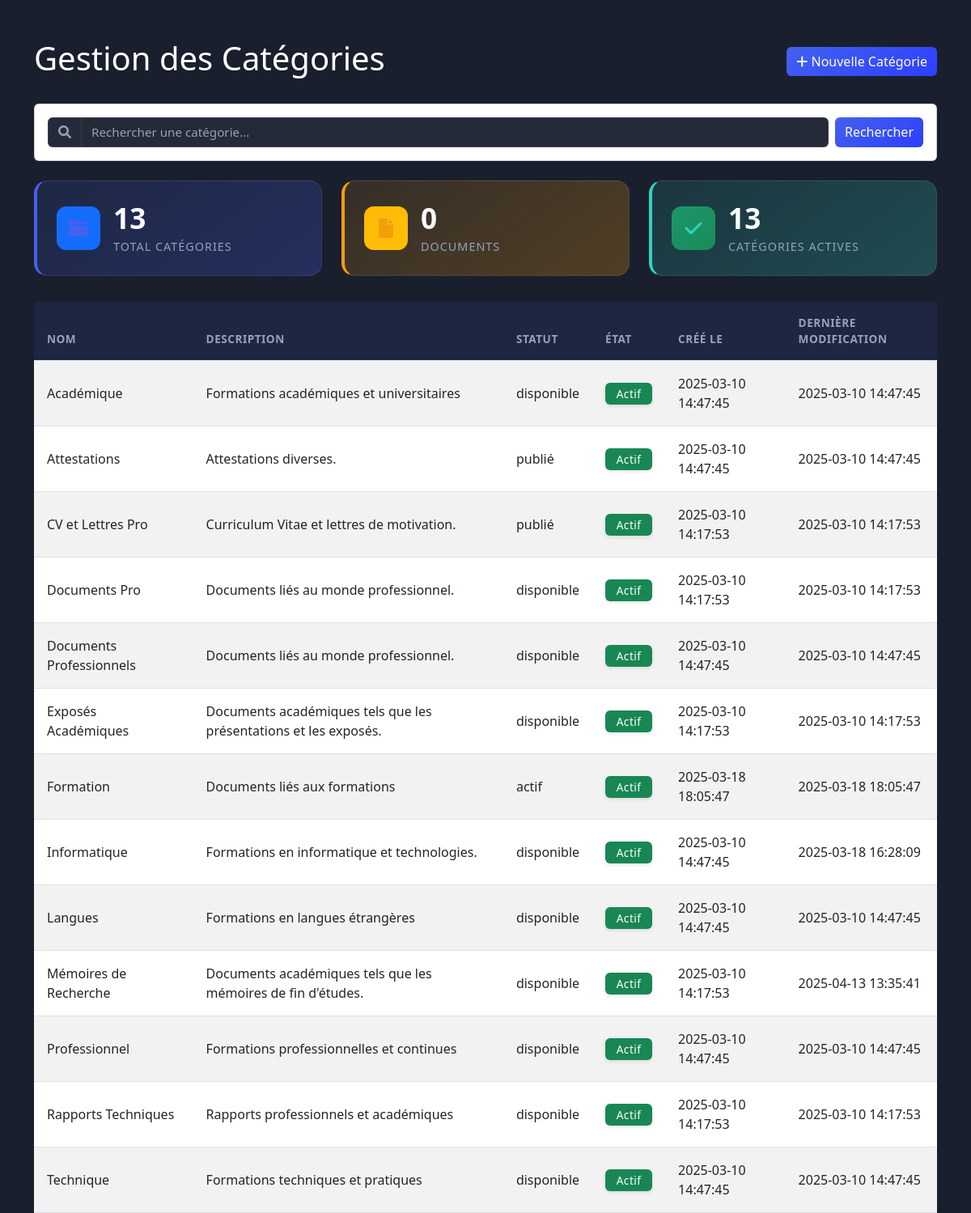
The app's page /admin/categories/categories.php with its own data.
### tables this page shows
CREATE TABLE `categories_documents` (
  `id` int(11) NOT NULL,
  `nom` varchar(255) NOT NULL,
  `description` text DEFAULT NULL,
  `statut` varchar(255) NOT NULL,
  `active` tinyint(1) DEFAULT 0,
  `cree_a` timestamp NOT NULL DEFAULT current_timestamp(),
  `mis_a_jour_a` timestamp NOT NULL DEFAULT current_timestamp() ON UPDATE current_timestamp()
);

### admin/categories/categories.php (the view, shortened to what this page needs)
<?php
require_once '../../config/connexion.php';
try {
    $sql = "SELECT id, nom, description, statut, active, cree_a, mis_a_jour_a
            FROM categories_documents
            ORDER BY nom ASC";
    $stmt = $pdo->prepare($sql);
    $stmt->execute();
    $categories = $stmt->fetchAll(PDO::FETCH_ASSOC);
    $total_categories = count($categories);
    $total_documents = 0;
    $categories_actives = count(array_filter($categories, function($categorie) {
        return $categorie['active'];
    }));
    $search = isset($_GET['search']) ? $_GET['search'] : '';
} catch(PDOException $e) {
    echo "Erreur : " . $e->getMessage();
    exit;
}
?>
<!DOCTYPE html>
<html lang="en">
<head>
    <link href="https://cdn.jsdelivr.net/npm/bootstrap@5.3.0/dist/css/bootstrap.min.css" rel="stylesheet">
    <link href="https://cdnjs.cloudflare.com/ajax/libs/font-awesome/6.0.0/css/all.min.css" rel="stylesheet">
</head>
<body>
    <div class="container mt-5">
        <div class="d-flex justify-content-between align-items-center mb-4">
            <h1>Gestion des Catégories</h1>
            <button class="btn btn-primary" data-bs-toggle="modal" data-bs-target="#addCategoryModal">
                <i class="fas fa-plus"></i> Nouvelle Catégorie
            </button>
        </div>
        <div class="card mb-4">
            <div class="card-body">
                <form method="GET" class="d-flex gap-2">
                    <div class="input-group">
                        <span class="input-group-text">
                            <i class="fas fa-search"></i>
                        </span>
                        <input type="text"
                               name="search"
                               class="form-control"
                               placeholder="Rechercher une catégorie..."
                               value="<?php echo htmlspecialchars($search); ?>">
                    </div>
                    <button type="submit" class="btn btn-primary">
                        Rechercher
                    </button>
                </form>
            </div>
        </div>
        <div class="stats-wrapper">
            <div class="stats-card">
                <div class="d-flex align-items-center">
                    <div class="stats-icon bg-primary">
                        <i class="fas fa-folder"></i>
                    </div>
                    <div>
                        <div class="stats-value"><?php echo $total_categories; ?></div>
                        <div class="stats-label">Total Catégories</div>
                    </div>
                </div>
            </div>
            <div class="stats-card">
                <div class="d-flex align-items-center">
                    <div class="stats-icon bg-warning">
                        <i class="fas fa-file"></i>
                    </div>
                    <div>
                        <div class="stats-value"><?php echo $total_documents; ?></div>
                        <div class="stats-label">Documents</div>
                    </div>
                </div>
            </div>
            <div class="stats-card">
                <div class="d-flex align-items-center">
                    <div class="stats-icon bg-success">
                        <i class="fas fa-check"></i>
                    </div>
                    <div>
                        <div class="stats-value"><?php echo $categories_actives; ?></div>
                        <div class="stats-label">Catégories Actives</div>
                    </div>
                </div>
            </div>
        </div>
        <table class="table table-striped">
            <thead>
                <tr>
                    <th>Nom</th>
                    <th>Description</th>
                    <th>Statut</th>
                    <th>État</th>
                    <th>Créé le</th>
                    <th>Dernière modification</th>
                </tr>
            </thead>
            <tbody>
                <?php foreach($categories as $categorie): ?>
                <tr>
                    <td><?php echo htmlspecialchars($categorie['nom']); ?></td>
                    <td><?php echo htmlspecialchars($categorie['description']); ?></td>
                    <td><?php echo htmlspecialchars($categorie['statut']); ?></td>
                    <td>
                        <span class="badge <?php echo $categorie['active'] ? 'bg-success' : 'bg-danger'; ?>">
                            <?php echo $categorie['active'] ? 'Actif' : 'Inactif'; ?>
                        </span>
                    </td>
                    <td><?php echo $categorie['cree_a']; ?></td>
                    <td><?php echo $categorie['mis_a_jour_a']; ?></td>
                </tr>
                <?php endforeach; ?>
            </tbody>
        </table>
    </div>
</body>
</html>

### admin/categories/categories.php (style rules this page uses)
:root { --bg-dark: #1a1f2d; --bg-card: #242a38; --primary: #4361ee; --secondary: #3f37c9; --success: #2dd4bf; --danger: #f43f5e; --warning: #f59e0b; --info: #3b82f6; --text-light: #94a3b8; --text-white: #ffffff; --border-color: rgba(255, 255, 255, 0.1); }
.stats-wrapper { display: grid; grid-template-columns: repeat(auto-fit, minmax(250px, 1fr)); gap: 1.5rem; margin-bottom: 2rem; }
.stats-card { background: linear-gradient(145deg, var(--bg-card), var(--bg-dark)); border: 1px solid rgba(255, 255, 255, 0.1); border-radius: 16px; padding: 1.5rem; transition: all 0.3s ease; position: relative; overflow: hidden; }
.stats-card:nth-child(1) { background: linear-gradient(145deg, #4361ee20, #4361ee40); border-left: 4px solid var(--primary); }
.stats-card:nth-child(2) { background: linear-gradient(145deg, #f59e0b20, #f59e0b40); border-left: 4px solid var(--warning); }
.stats-card:nth-child(3) { background: linear-gradient(145deg, #2dd4bf20, #2dd4bf40); border-left: 4px solid var(--success); }
.stats-icon { width: 54px; height: 54px; border-radius: 12px; display: flex; align-items: center; justify-content: center; font-size: 1.5rem; margin-right: 1rem; position: relative; z-index: 1; }
.stats-value { font-size: 2.2rem; font-weight: 700; background: linear-gradient(135deg, var(--text-white), #e2e8f0); -webkit-background-clip: text; -webkit-text-fill-color: transparent; line-height: 1.2; margin-bottom: 0.25rem; }
.stats-label { color: var(--text-light); font-size: 0.9rem; text-transform: uppercase; letter-spacing: 1px; font-weight: 500; }
.stats-icon.bg-primary { color: var(--primary); background: linear-gradient(145deg, #4361ee30, #4361ee10); }
.stats-icon.bg-warning { color: var(--warning); background: linear-gradient(145deg, #f59e0b30, #f59e0b10); }
.stats-icon.bg-success { color: var(--success); background: linear-gradient(145deg, #2dd4bf30, #2dd4bf10); }
.form-control, .form-select { background-color: var(--bg-dark); border: 1px solid var(--border-color); color: var(--text-white); transition: all 0.3s ease; }
.form-control::placeholder { color: var(--text-light); }
.btn-primary { background: linear-gradient(145deg, var(--primary), #2d3fff); border: none; font-weight: 500; transition: all 0.3s ease; }
body { background: var(--bg-dark); color: var(--text-white); font-family: 'Segoe UI', system-ui, -apple-system, sans-serif; margin: 0; padding: 0; }
.table { color: var(--text-white); margin-bottom: 0; }
.table th { background: rgba(67, 97, 238, 0.1); color: var(--text-light); font-weight: 600; text-transform: uppercase; font-size: 0.85rem; letter-spacing: 0.5px; padding: 1rem; }
.table td { padding: 1rem; vertical-align: middle; }
.badge { padding: 0.5em 1em; border-radius: 6px; font-weight: 500; font-size: 0.85rem; letter-spacing: 0.5px; box-shadow: 0 2px 4px rgba(0, 0, 0, 0.1); }
.input-group-text { background: var(--bg-card); border-color: var(--border-color); color: var(--text-light); }
.form-control { background: var(--bg-card); border-color: var(--border-color); color: var(--text-white); font-size: 0.95rem; }

### records on screen
categories_documents: nom "Académique", description "Formations académiques et universitaires", statut "disponible", active "Actif", cree_a "2025-03-10 14:47:45", mis_a_jour_a "2025-03-10 14:47:45"
categories_documents: nom "Attestations", description "Attestations diverses.", statut "publié", active "Actif", cree_a "2025-03-10 14:47:45", mis_a_jour_a "2025-03-10 14:47:45"
categories_documents: nom "CV et Lettres Pro", description "Curriculum Vitae et lettres de motivation.", statut "publié", active "Actif", cree_a "2025-03-10 14:17:53", mis_a_jour_a "2025-03-10 14:17:53"
categories_documents: nom "Documents Pro", description "Documents liés au monde professionnel.", statut "disponible", active "Actif", cree_a "2025-03-10 14:17:53", mis_a_jour_a "2025-03-10 14:17:53"
categories_documents: nom "Documents Professionnels", description "Documents liés au monde professionnel.", statut "disponible", active "Actif", cree_a "2025-03-10 14:47:45", mis_a_jour_a "2025-03-10 14:47:45"
categories_documents: nom "Exposés Académiques", description "Documents académiques tels que les présentations et les exposés.", statut "disponible", active "Actif", cree_a "2025-03-10 14:17:53", mis_a_jour_a "2025-03-10 14:17:53"
categories_documents: nom "Formation", description "Documents liés aux formations", statut "actif", active "Actif", cree_a "2025-03-18 18:05:47", mis_a_jour_a "2025-03-18 18:05:47"
categories_documents: nom "Informatique", description "Formations en informatique et technologies.", statut "disponible", active "Actif", cree_a "2025-03-10 14:47:45", mis_a_jour_a "2025-03-18 16:28:09"
categories_documents: nom "Langues", description "Formations en langues étrangères", statut "disponible", active "Actif", cree_a "2025-03-10 14:47:45", mis_a_jour_a "2025-03-10 14:47:45"
categories_documents: nom "Mémoires de Recherche", description "Documents académiques tels que les mémoires de fin d'études.", statut "disponible", active "Actif", cree_a "2025-03-10 14:17:53", mis_a_jour_a "2025-04-13 13:35:41"
categories_documents: nom "Professionnel", description "Formations professionnelles et continues", statut "disponible", active "Actif", cree_a "2025-03-10 14:47:45", mis_a_jour_a "2025-03-10 14:47:45"
categories_documents: nom "Rapports Techniques", description "Rapports professionnels et académiques", statut "disponible", active "Actif", cree_a "2025-03-10 14:17:53", mis_a_jour_a "2025-03-10 14:17:53"
categories_documents: nom "Technique", description "Formations techniques et pratiques", statut "disponible", active "Actif", cree_a "2025-03-10 14:47:45", mis_a_jour_a "2025-03-10 14:47:45"

### other values on screen
$total_categories "13"
$total_documents "0"
$categories_actives "13"
